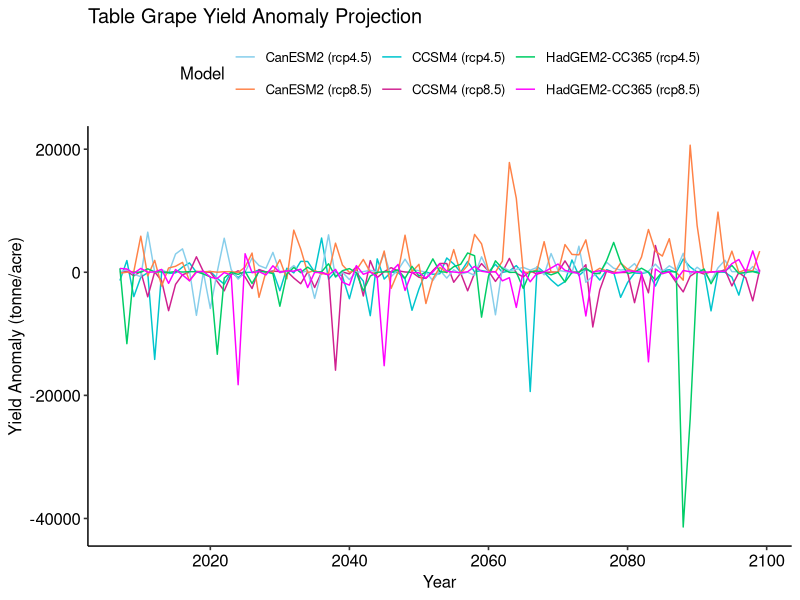
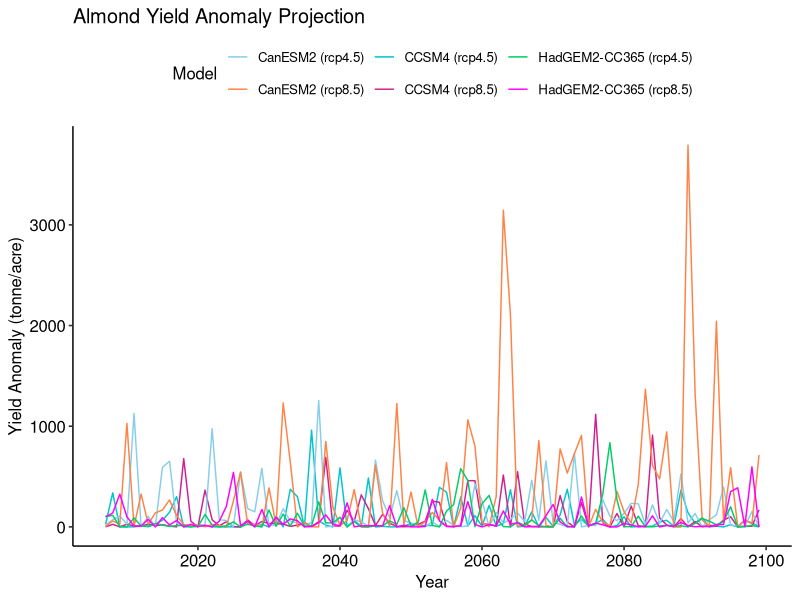
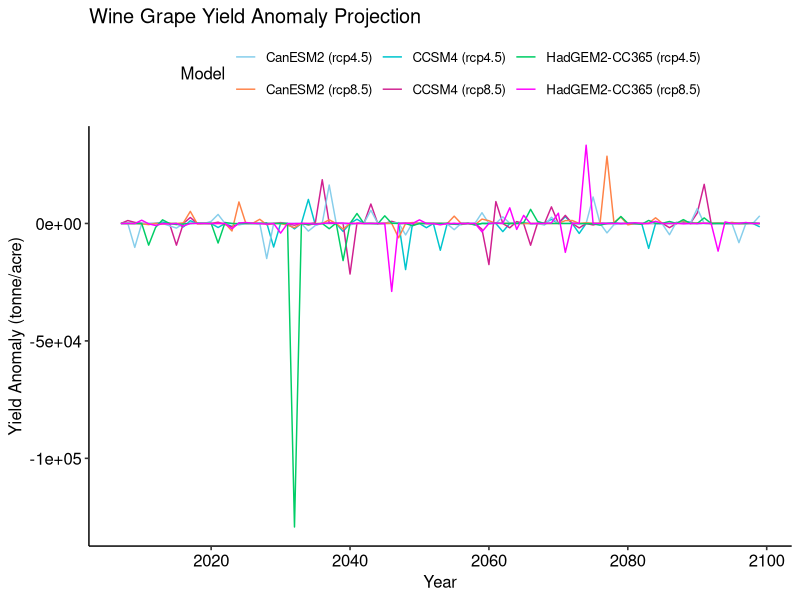
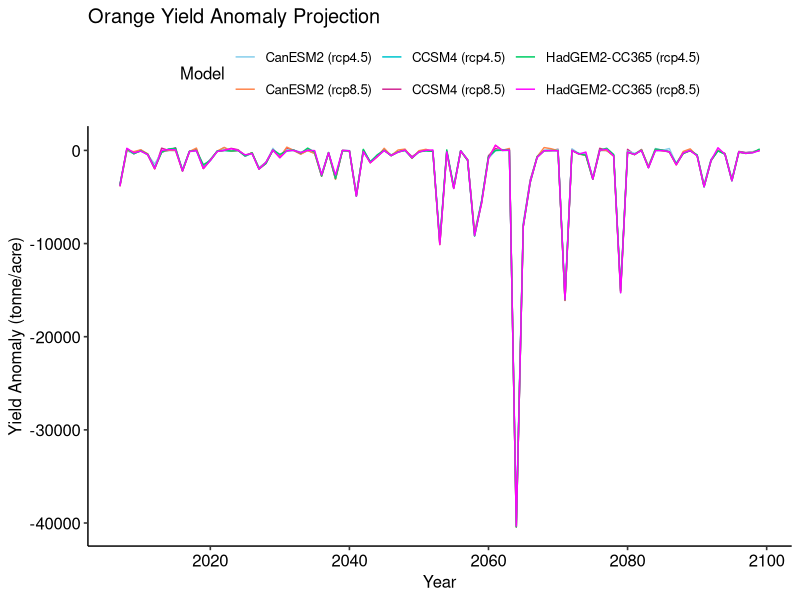
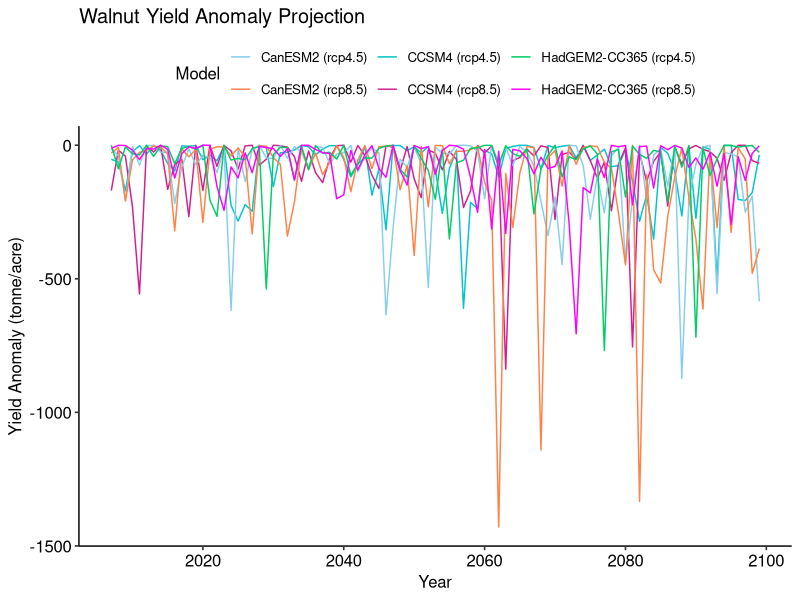
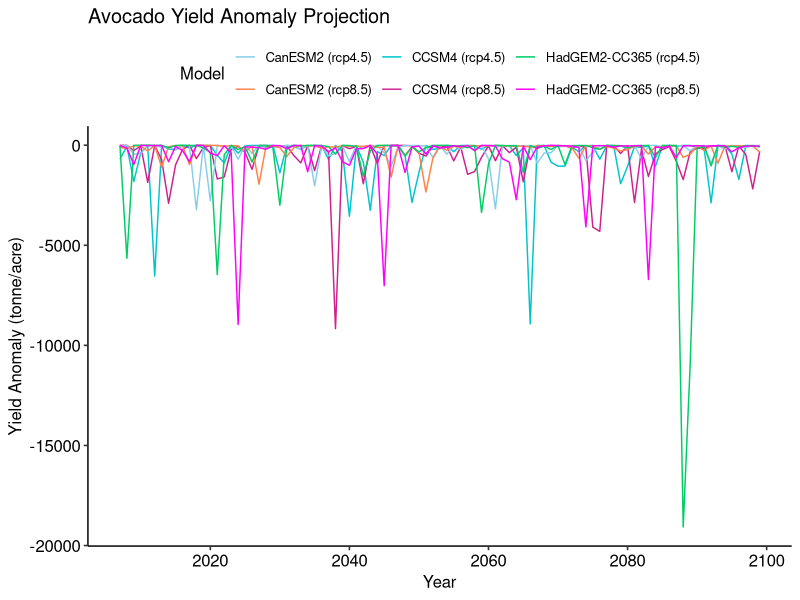
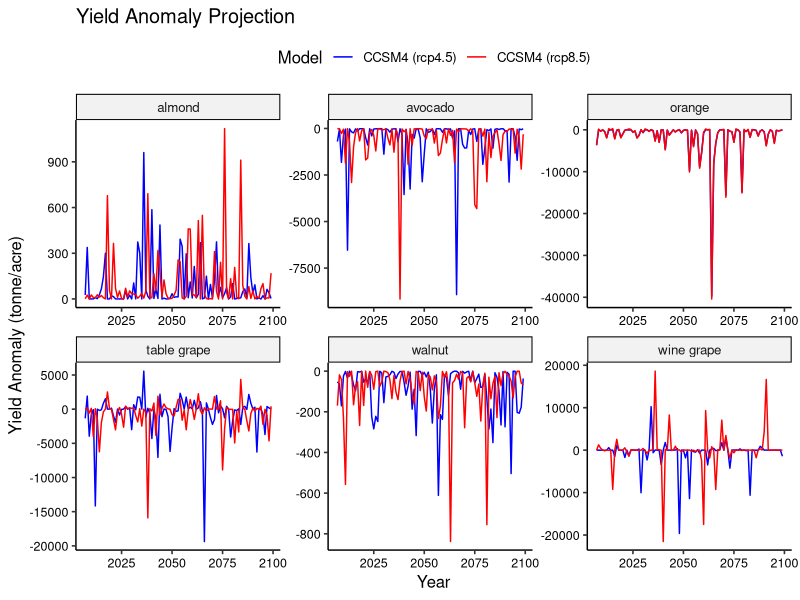

Write R code to recreate these figures, in order.
## ---- chunk 1
knitr::opts_chunk$set(echo = TRUE)

library(tidyverse)
library(lubridate)
library(ggpubr)

e_45 <- read_csv("CanESM2_45.csv")
e_85 <- read_csv("CanESM2_85.csv")
c_45 <- read_csv("CCSM4_45.csv")
c_85 <- read_csv("CCSM4_85.csv")
h_45 <- read_csv("HadGEM2-CC365_45.csv")
h_85 <- read_csv("HadGEM2-CC365_85.csv")

## ---- chunk 2

e_45 <- e_45 %>% 
  mutate(parsedate = mdy(date)) %>% 
  mutate(month = month(parsedate),
         year = year(parsedate))

e_85 <- e_85 %>% 
  mutate(parsedate = mdy(date)) %>% 
  mutate(month = month(parsedate),
         year = year(parsedate))

c_45 <- c_45 %>% 
  mutate(parsedate = mdy(Date)) %>% 
  mutate(month = month(parsedate),
         year = year(parsedate))

c_85 <- c_85 %>% 
  mutate(parsedate = mdy(Date)) %>% 
  mutate(month = month(parsedate),
         year = case_when(
           year(parsedate) <= 2000 ~ year(parsedate) + 100,
           year(parsedate) > 2000 ~ year(parsedate)
           ))

h_45 <- h_45 %>% 
  mutate(parsedate = mdy(date)) %>% 
  mutate(month = month(parsedate),
         year = year(parsedate))

h_85 <- h_85 %>% 
  mutate(parsedate = mdy(date)) %>% 
  mutate(month = month(parsedate),
         year = year(parsedate))

## ---- chunk 3

#Create a dataframe

crop <- data.frame("year" = 2007:2099)



## ---- chunk 4

#table grape

g_c_45 <- rep(0, 93)
g_c_85 <- rep(0, 93)
g_e_45 <- rep(0, 93)
g_e_85 <- rep(0, 93)
g_h_45 <- rep(0, 93)
g_h_85 <- rep(0, 93)

for (x in crop$year) {
  tn7_c_45 = as.numeric(c_45 %>% filter(year == (x), month == 7) %>% select(min_temp)) - 273.15
  tn7_c_85 = as.numeric(c_85 %>% filter(year == (x), month == 7) %>% select(min_temp)) - 273.15
  tn7_e_45 = as.numeric(e_45 %>% filter(year == (x), month == 7) %>% select(min_temp)) - 273.15
  tn7_e_85 = as.numeric(e_85 %>% filter(year == (x), month == 7) %>% select(min_temp)) - 273.15
  tn7_h_45 = as.numeric(h_45 %>% filter(year == (x), month == 7) %>% select(min_temp)) - 273.15
  tn7_h_85 = as.numeric(h_85 %>% filter(year == (x), month == 7) %>% select(min_temp)) - 273.15
  tn4_c_45 = as.numeric(c_45 %>% filter(year == (x), month == 4) %>% select(min_temp)) - 273.15
  tn4_c_85 = as.numeric(c_85 %>% filter(year == (x), month == 4) %>% select(min_temp)) - 273.15
  tn4_e_45 = as.numeric(e_45 %>% filter(year == (x), month == 4) %>% select(min_temp)) - 273.15
  tn4_e_85 = as.numeric(e_85 %>% filter(year == (x), month == 4) %>% select(min_temp)) - 273.15
  tn4_h_45 = as.numeric(h_45 %>% filter(year == (x), month == 4) %>% select(min_temp)) - 273.15
  tn4_h_85 = as.numeric(h_85 %>% filter(year == (x), month == 4) %>% select(min_temp)) - 273.15
  p10_c_45 = as.numeric(c_45 %>% filter(year == (x-1), month == 10) %>% select(precip))
  p10_c_85 = as.numeric(c_85 %>% filter(year == (x-1), month == 10) %>% select(precip))
  p10_e_45 = as.numeric(e_45 %>% filter(year == (x-1), month == 10) %>% select(precip))
  p10_e_85 = as.numeric(e_85 %>% filter(year == (x-1), month == 10) %>% select(precip))
  p10_h_45 = as.numeric(h_45 %>% filter(year == (x-1), month == 10) %>% select(precip))
  p10_h_85 = as.numeric(h_85 %>% filter(year == (x-1), month == 10) %>% select(precip))
  p1_c_45 = as.numeric(c_45 %>% filter(year == (x), month == 1) %>% select(precip))
  p1_c_85 = as.numeric(c_85 %>% filter(year == (x), month == 1) %>% select(precip))
  p1_e_45 = as.numeric(e_45 %>% filter(year == (x), month == 1) %>% select(precip))
  p1_e_85 = as.numeric(e_85 %>% filter(year == (x), month == 1) %>% select(precip))
  p1_h_45 = as.numeric(h_45 %>% filter(year == (x), month == 1) %>% select(precip))
  p1_h_85 = as.numeric(h_85 %>% filter(year == (x), month == 1) %>% select(precip))
  

  
  g_c_45[x-2006] = 6.93 * tn7_c_45 - 0.19 * tn7_c_45^2 + 2.61 * tn4_c_45 - 0.15 * tn4_c_45^2 + 0.035 * p1_c_45 + 0.024 * p1_c_45^2 + 1.71 * p10_c_45 - 0.673 * p10_c_45^2 - 73.89
  g_c_85[x-2006] = 6.93 * tn7_c_85 - 0.19 * tn7_c_85^2 + 2.61 * tn4_c_85 - 0.15 * tn4_c_85^2 + 0.035 * p1_c_85 + 0.024 * p1_c_85^2 + 1.71 * p10_c_85 - 0.673 * p10_c_85^2 - 73.89
  g_e_45[x-2006] = 6.93 * tn7_e_45 - 0.19 * tn7_e_45^2 + 2.61 * tn4_e_45 - 0.15 * tn4_e_45^2 + 0.035 * p1_e_45 + 0.024 * p1_e_45^2 + 1.71 * p10_e_45 - 0.673 * p10_e_45^2 - 73.89
  g_e_85[x-2006] = 6.93 * tn7_e_85 - 0.19 * tn7_e_85^2 + 2.61 * tn4_e_85 - 0.15 * tn4_e_85^2 + 0.035 * p1_e_85 + 0.024 * p1_e_85^2 + 1.71 * p10_e_85 - 0.673 * p10_e_85^2 - 73.89
  g_h_45[x-2006] = 6.93 * tn7_h_45 - 0.19 * tn7_h_45^2 + 2.61 * tn4_h_45 - 0.15 * tn4_h_45^2 + 0.035 * p1_h_45 + 0.024 * p1_h_45^2 + 1.71 * p10_h_45 - 0.673 * p10_h_45^2 - 73.89
  g_h_85[x-2006] = 6.93 * tn7_h_85 - 0.19 * tn7_h_85^2 + 2.61 * tn4_h_85 - 0.15 * tn4_h_85^2 + 0.035 * p1_h_85 + 0.024 * p1_h_85^2 + 1.71 * p10_h_85 - 0.673 * p10_h_85^2 - 73.89
  
}

## ---- chunk 5

table_grape <- data.frame("year" = crop$year, "c_45" = g_c_45, "c_85" = g_c_85, "e_45" = g_e_45, "e_85" = g_e_85, "h_45" = g_h_45, "h_85" = g_h_85)

table_grape_plot <- ggplot(table_grape) +
  geom_line(aes(x = year, y = c_45, color = "CCSM4 (rcp4.5)")) +
  geom_line(aes(x = year, y = c_85, color = "CCSM4 (rcp8.5)")) +
  geom_line(aes(x = year, y = e_45, color = "CanESM2 (rcp4.5)")) +
  geom_line(aes(x = year, y = e_85, color = "CanESM2 (rcp8.5)")) +
  geom_line(aes(x = year, y = h_45, color = "HadGEM2-CC365 (rcp4.5)")) +
  geom_line(aes(x = year, y = h_85, color = "HadGEM2-CC365 (rcp8.5)"))+
  scale_colour_manual("Model", values= c("skyblue", "sienna1", "turquoise3", "violetred", "springgreen3", "magenta")) +
  theme_pubr()+
  labs(x = "Year", y = "Yield Anomaly (tonne/acre)", title = "Table Grape Yield Anomaly Projection")+
  scale_x_continuous(breaks = seq(2000, 3000, by = 20))
  
table_grape_plot

## ---- chunk 6

#almond

a_c_45 <- rep(0, 93)
a_c_85 <- rep(0, 93)
a_e_45 <- rep(0, 93)
a_e_85 <- rep(0, 93)
a_h_45 <- rep(0, 93)
a_h_85 <- rep(0, 93)

for (x in crop$year) {

  tn2_c_45 = as.numeric(c_45 %>% filter(year == (x), month == 2) %>% select(min_temp)) - 273.15
  tn2_c_85 = as.numeric(c_85 %>% filter(year == (x), month == 2) %>% select(min_temp)) - 273.15
  tn2_e_45 = as.numeric(e_45 %>% filter(year == (x), month == 2) %>% select(min_temp)) - 273.15
  tn2_e_85 = as.numeric(e_85 %>% filter(year == (x), month == 2) %>% select(min_temp)) - 273.15
  tn2_h_45 = as.numeric(h_45 %>% filter(year == (x), month == 2) %>% select(min_temp)) - 273.15
  tn2_h_85 = as.numeric(h_85 %>% filter(year == (x), month == 2) %>% select(min_temp)) - 273.15

  p1_c_45 = as.numeric(c_45 %>% filter(year == (x), month == 1) %>% select(precip))
  p1_c_85 = as.numeric(c_85 %>% filter(year == (x), month == 1) %>% select(precip))
  p1_e_45 = as.numeric(e_45 %>% filter(year == (x), month == 1) %>% select(precip))
  p1_e_85 = as.numeric(e_85 %>% filter(year == (x), month == 1) %>% select(precip))
  p1_h_45 = as.numeric(h_45 %>% filter(year == (x), month == 1) %>% select(precip))
  p1_h_85 = as.numeric(h_85 %>% filter(year == (x), month == 1) %>% select(precip))
  

  
  a_c_45[x-2006] = -0.015 * tn2_c_45 - 0.0046 * tn2_c_45^2 - 0.07 * p1_c_45 + 0.0043 * p1_c_45^2 + 0.28
  a_c_85[x-2006] = -0.015 * tn2_c_85 - 0.0046 * tn2_c_85^2 - 0.07 * p1_c_85 + 0.0043 * p1_c_85^2 + 0.28
  a_e_45[x-2006] = -0.015 * tn2_e_45 - 0.0046 * tn2_e_45^2 - 0.07 * p1_e_45 + 0.0043 * p1_e_45^2 + 0.28
  a_e_85[x-2006] = -0.015 * tn2_e_85 - 0.0046 * tn2_e_85^2 - 0.07 * p1_e_85 + 0.0043 * p1_e_85^2 + 0.28
  a_h_45[x-2006] = -0.015 * tn2_h_45 - 0.0046 * tn2_h_45^2 - 0.07 * p1_h_45 + 0.0043 * p1_h_45^2 + 0.28
  a_h_85[x-2006] = -0.015 * tn2_h_85 - 0.0046 * tn2_h_85^2 - 0.07 * p1_h_85 + 0.0043 * p1_h_85^2 + 0.28
  
}

## ---- chunk 7

almond <- data.frame("year" = crop$year, "c_45" = a_c_45, "c_85" = a_c_85, "e_45" = a_e_45, "e_85" = a_e_85, "h_45" = a_h_45, "h_85" = a_h_85)

almond_plot <- ggplot(almond) +
  geom_line(aes(x = year, y = c_45, color = "CCSM4 (rcp4.5)")) +
  geom_line(aes(x = year, y = c_85, color = "CCSM4 (rcp8.5)")) +
  geom_line(aes(x = year, y = e_45, color = "CanESM2 (rcp4.5)")) +
  geom_line(aes(x = year, y = e_85, color = "CanESM2 (rcp8.5)")) +
  geom_line(aes(x = year, y = h_45, color = "HadGEM2-CC365 (rcp4.5)")) +
  geom_line(aes(x = year, y = h_85, color = "HadGEM2-CC365 (rcp8.5)"))+
  scale_colour_manual("Model", values= c("skyblue", "sienna1", "turquoise3", "violetred", "springgreen3", "magenta")) +
  theme_pubr()+
  labs(x = "Year", y = "Yield Anomaly (tonne/acre)", title = "Almond Yield Anomaly Projection")+
  scale_x_continuous(breaks = seq(2000, 3000, by = 20))
  
almond_plot

## ---- chunk 8

#wine grape

w_c_45 <- rep(0, 93)
w_c_85 <- rep(0, 93)
w_e_45 <- rep(0, 93)
w_e_85 <- rep(0, 93)
w_h_45 <- rep(0, 93)
w_h_85 <- rep(0, 93)

for (x in crop$year) {

  tn4_c_45 = as.numeric(c_45 %>% filter(year == (x), month == 4) %>% select(min_temp)) - 273.15
  tn4_c_85 = as.numeric(c_85 %>% filter(year == (x), month == 4) %>% select(min_temp)) - 273.15
  tn4_e_45 = as.numeric(e_45 %>% filter(year == (x), month == 4) %>% select(min_temp)) - 273.15
  tn4_e_85 = as.numeric(e_85 %>% filter(year == (x), month == 4) %>% select(min_temp)) - 273.15
  tn4_h_45 = as.numeric(h_45 %>% filter(year == (x), month == 4) %>% select(min_temp)) - 273.15
  tn4_h_85 = as.numeric(h_85 %>% filter(year == (x), month == 4) %>% select(min_temp)) - 273.15

  p6_c_45 = as.numeric(c_45 %>% filter(year == (x), month == 6) %>% select(precip))
  p6_c_85 = as.numeric(c_85 %>% filter(year == (x), month == 6) %>% select(precip))
  p6_e_45 = as.numeric(e_45 %>% filter(year == (x), month == 6) %>% select(precip))
  p6_e_85 = as.numeric(e_85 %>% filter(year == (x), month == 6) %>% select(precip))
  p6_h_45 = as.numeric(h_45 %>% filter(year == (x), month == 6) %>% select(precip))
  p6_h_85 = as.numeric(h_85 %>% filter(year == (x), month == 6) %>% select(precip))
  
  p9_c_45 = as.numeric(c_45 %>% filter(year == (x-1), month == 9) %>% select(precip))
  p9_c_85 = as.numeric(c_85 %>% filter(year == (x-1), month == 9) %>% select(precip))
  p9_e_45 = as.numeric(e_45 %>% filter(year == (x-1), month == 9) %>% select(precip))
  p9_e_85 = as.numeric(e_85 %>% filter(year == (x-1), month == 9) %>% select(precip))
  p9_h_45 = as.numeric(h_45 %>% filter(year == (x-1), month == 9) %>% select(precip))
  p9_h_85 = as.numeric(h_85 %>% filter(year == (x-1), month == 9) %>% select(precip))
  

  
  w_c_45[x-2006] = 2.65 * tn4_c_45 - 0.17 * tn4_c_45^2 + 4.78 * p6_c_45 - 4.93 * p6_c_45^2 - 2.24 * p9_c_45 + 1.54 * p9_c_45^2 - 10.5
  w_c_85[x-2006] = 2.65 * tn4_c_85 - 0.17 * tn4_c_85^2 + 4.78 * p6_c_85 - 4.93 * p6_c_85^2 - 2.24 * p9_c_85 + 1.54 * p9_c_85^2 - 10.5
  w_e_45[x-2006] = 2.65 * tn4_e_45 - 0.17 * tn4_e_45^2 + 4.78 * p6_e_45 - 4.93 * p6_e_45^2 - 2.24 * p9_e_45 + 1.54 * p9_e_45^2 - 10.5
  w_e_85[x-2006] = 2.65 * tn4_e_85 - 0.17 * tn4_e_85^2 + 4.78 * p6_e_85 - 4.93 * p6_e_85^2 - 2.24 * p9_e_85 + 1.54 * p9_e_85^2 - 10.5
  w_h_45[x-2006] = 2.65 * tn4_h_45 - 0.17 * tn4_h_45^2 + 4.78 * p6_h_45 - 4.93 * p6_h_45^2 - 2.24 * p9_h_45 + 1.54 * p9_h_45^2 - 10.5
  w_h_85[x-2006] = 2.65 * tn4_h_85 - 0.17 * tn4_h_85^2 + 4.78 * p6_h_85 - 4.93 * p6_h_85^2 - 2.24 * p9_h_85 + 1.54 * p9_h_85^2 - 10.5
  
}

## ---- chunk 9

wgrape <- data.frame("year" = crop$year, "c_45" = w_c_45, "c_85" = w_c_85, "e_45" = w_e_45, "e_85" = w_e_85, "h_45" = w_h_45, "h_85" = w_h_85)

wgrape_plot <- ggplot(wgrape) +
  geom_line(aes(x = year, y = c_45, color = "CCSM4 (rcp4.5)")) +
  geom_line(aes(x = year, y = c_85, color = "CCSM4 (rcp8.5)")) +
  geom_line(aes(x = year, y = e_45, color = "CanESM2 (rcp4.5)")) +
  geom_line(aes(x = year, y = e_85, color = "CanESM2 (rcp8.5)")) +
  geom_line(aes(x = year, y = h_45, color = "HadGEM2-CC365 (rcp4.5)")) +
  geom_line(aes(x = year, y = h_85, color = "HadGEM2-CC365 (rcp8.5)"))+
  scale_colour_manual("Model", values= c("skyblue", "sienna1", "turquoise3", "violetred", "springgreen3", "magenta")) +
  theme_pubr()+
  labs(x = "Year", y = "Yield Anomaly (tonne/acre)", title = "Wine Grape Yield Anomaly Projection")+
  scale_x_continuous(breaks = seq(2000, 3000, by = 20))
  
wgrape_plot

## ---- chunk 10

#orange

o_c_45 <- rep(0, 93)
o_c_85 <- rep(0, 93)
o_e_45 <- rep(0, 93)
o_e_85 <- rep(0, 93)
o_h_45 <- rep(0, 93)
o_h_85 <- rep(0, 93)

for (x in crop$year) {

  tn12_c_45 = as.numeric(c_45 %>% filter(year == (x-1), month == 12) %>% select(min_temp)) - 273.15
  tn12_c_85 = as.numeric(c_85 %>% filter(year == (x-1), month == 12) %>% select(min_temp)) - 273.15
  tn12_e_45 = as.numeric(e_45 %>% filter(year == (x-1), month == 12) %>% select(min_temp)) - 273.15
  tn12_e_85 = as.numeric(e_85 %>% filter(year == (x-1), month == 12) %>% select(min_temp)) - 273.15
  tn12_h_45 = as.numeric(h_45 %>% filter(year == (x-1), month == 12) %>% select(min_temp)) - 273.15
  tn12_h_85 = as.numeric(h_85 %>% filter(year == (x-1), month == 12) %>% select(min_temp)) - 273.15

  p5_c_45 = as.numeric(c_45 %>% filter(year == (x), month == 5) %>% select(precip))
  p5_c_85 = as.numeric(c_85 %>% filter(year == (x), month == 5) %>% select(precip))
  p5_e_45 = as.numeric(e_45 %>% filter(year == (x), month == 5) %>% select(precip))
  p5_e_85 = as.numeric(e_85 %>% filter(year == (x), month == 5) %>% select(precip))
  p5_h_45 = as.numeric(h_45 %>% filter(year == (x), month == 5) %>% select(precip))
  p5_h_85 = as.numeric(h_85 %>% filter(year == (x), month == 5) %>% select(precip))
  

  
  o_c_45[x-2006] = 1.08 * tn12_c_45 - 0.2 * tn12_c_45^2 + 4.99 * p5_c_45 - 1.97 * p5_c_45^2 - 2.47
  o_c_85[x-2006] = 1.08 * tn12_c_85 - 0.2 * tn12_c_85^2 + 4.99 * p5_c_85 - 1.97 * p5_c_45^2 - 2.47
  o_e_45[x-2006] = 1.08 * tn12_e_45 - 0.2 * tn12_e_45^2 + 4.99 * p5_e_45 - 1.97 * p5_c_45^2 - 2.47
  o_e_85[x-2006] = 1.08 * tn12_e_85 - 0.2 * tn12_e_85^2 + 4.99 * p5_e_85 - 1.97 * p5_c_45^2 - 2.47
  o_h_45[x-2006] = 1.08 * tn12_h_45 - 0.2 * tn12_h_45^2 + 4.99 * p5_h_45 - 1.97 * p5_c_45^2 - 2.47
  o_h_85[x-2006] = 1.08 * tn12_h_85 - 0.2 * tn12_h_85^2 + 4.99 * p5_h_85 - 1.97 * p5_c_45^2 - 2.47
  
}

## ---- chunk 11

orange <- data.frame("year" = crop$year, "c_45" = o_c_45, "c_85" = o_c_85, "e_45" = o_e_45, "e_85" = o_e_85, "h_45" = o_h_45, "h_85" = o_h_85)

orange_plot <- ggplot(orange) +
  geom_line(aes(x = year, y = c_45, color = "CCSM4 (rcp4.5)")) +
  geom_line(aes(x = year, y = c_85, color = "CCSM4 (rcp8.5)")) +
  geom_line(aes(x = year, y = e_45, color = "CanESM2 (rcp4.5)")) +
  geom_line(aes(x = year, y = e_85, color = "CanESM2 (rcp8.5)")) +
  geom_line(aes(x = year, y = h_45, color = "HadGEM2-CC365 (rcp4.5)")) +
  geom_line(aes(x = year, y = h_85, color = "HadGEM2-CC365 (rcp8.5)"))+
  scale_colour_manual("Model", values= c("skyblue", "sienna1", "turquoise3", "violetred", "springgreen3", "magenta")) +
  theme_pubr()+
  labs(x = "Year", y = "Yield Anomaly (tonne/acre)", title = "Orange Yield Anomaly Projection")+
  scale_x_continuous(breaks = seq(2000, 3000, by = 20))
  
orange_plot

## ---- chunk 12

#walnuts

l_c_45 <- rep(0, 93)
l_c_85 <- rep(0, 93)
l_e_45 <- rep(0, 93)
l_e_85 <- rep(0, 93)
l_h_45 <- rep(0, 93)
l_h_85 <- rep(0, 93)

for (x in crop$year) {

  tx11_c_45 = as.numeric(c_45 %>% filter(year == (x-1), month == 11) %>% select(max_temp)) - 273.15
  tx11_c_85 = as.numeric(c_85 %>% filter(year == (x-1), month == 11) %>% select(max_temp)) - 273.15
  tx11_e_45 = as.numeric(e_45 %>% filter(year == (x-1), month == 11) %>% select(max_temp)) - 273.15
  tx11_e_85 = as.numeric(e_85 %>% filter(year == (x-1), month == 11) %>% select(max_temp)) - 273.15
  tx11_h_45 = as.numeric(h_45 %>% filter(year == (x-1), month == 11) %>% select(max_temp)) - 273.15
  tx11_h_85 = as.numeric(h_85 %>% filter(year == (x-1), month == 11) %>% select(max_temp)) - 273.15

  p2_c_45 = as.numeric(c_45 %>% filter(year == (x), month == 2) %>% select(precip))
  p2_c_85 = as.numeric(c_85 %>% filter(year == (x), month == 2) %>% select(precip))
  p2_e_45 = as.numeric(e_45 %>% filter(year == (x), month == 2) %>% select(precip))
  p2_e_85 = as.numeric(e_85 %>% filter(year == (x), month == 2) %>% select(precip))
  p2_h_45 = as.numeric(h_45 %>% filter(year == (x), month == 2) %>% select(precip))
  p2_h_85 = as.numeric(h_85 %>% filter(year == (x), month == 2) %>% select(precip))
  

  
  l_c_45[x-2006] = 0.68 * tx11_c_45 - 0.02 * tx11_c_45^2 + 0.038 * p2_c_45 - 0.0051 * p2_c_45^2 - 5.83
  l_c_85[x-2006] = 0.68 * tx11_c_85 - 0.02 * tx11_c_85^2 + 0.038 * p2_c_85 - 0.0051 * p2_c_85^2 - 5.83
  l_e_45[x-2006] = 0.68 * tx11_e_45 - 0.02 * tx11_e_45^2 + 0.038 * p2_e_45 - 0.0051 * p2_e_45^2 - 5.83
  l_e_85[x-2006] = 0.68 * tx11_e_85 - 0.02 * tx11_e_85^2 + 0.038 * p2_e_85 - 0.0051 * p2_e_85^2 - 5.83
  l_h_45[x-2006] = 0.68 * tx11_h_45 - 0.02 * tx11_h_45^2 + 0.038 * p2_h_45 - 0.0051 * p2_h_45^2 - 5.83
  l_h_85[x-2006] = 0.68 * tx11_h_85 - 0.02 * tx11_h_85^2 + 0.038 * p2_h_85 - 0.0051 * p2_h_85^2 - 5.83
  
  
}

## ---- chunk 13

walnuts <- data.frame("year" = crop$year, "c_45" = l_c_45, "c_85" = l_c_85, "e_45" = l_e_45, "e_85" = l_e_85, "h_45" = l_h_45, "h_85" = l_h_85)

walnuts_plot <- ggplot(walnuts) +
  geom_line(aes(x = year, y = c_45, color = "CCSM4 (rcp4.5)")) +
  geom_line(aes(x = year, y = c_85, color = "CCSM4 (rcp8.5)")) +
  geom_line(aes(x = year, y = e_45, color = "CanESM2 (rcp4.5)")) +
  geom_line(aes(x = year, y = e_85, color = "CanESM2 (rcp8.5)")) +
  geom_line(aes(x = year, y = h_45, color = "HadGEM2-CC365 (rcp4.5)")) +
  geom_line(aes(x = year, y = h_85, color = "HadGEM2-CC365 (rcp8.5)"))+
  scale_colour_manual("Model", values= c("skyblue", "sienna1", "turquoise3", "violetred", "springgreen3", "magenta")) +
  theme_pubr()+
  labs(x = "Year", y = "Yield Anomaly (tonne/acre)", title = "Walnut Yield Anomaly Projection")+
  scale_x_continuous(breaks = seq(2000, 3000, by = 20))
  
walnuts_plot

## ---- chunk 14

#avocado

d_c_45 <- rep(0, 93)
d_c_85 <- rep(0, 93)
d_e_45 <- rep(0, 93)
d_e_85 <- rep(0, 93)
d_h_45 <- rep(0, 93)
d_h_85 <- rep(0, 93)

for (x in crop$year) {

  tx8_c_45 = as.numeric(c_45 %>% filter(year == (x-1), month == 8) %>% select(max_temp)) - 273.15
  tx8_c_85 = as.numeric(c_85 %>% filter(year == (x-1), month == 8) %>% select(max_temp)) - 273.15
  tx8_e_45 = as.numeric(e_45 %>% filter(year == (x-1), month == 8) %>% select(max_temp)) - 273.15
  tx8_e_85 = as.numeric(e_85 %>% filter(year == (x-1), month == 8) %>% select(max_temp)) - 273.15
  tx8_h_45 = as.numeric(h_45 %>% filter(year == (x-1), month == 8) %>% select(max_temp)) - 273.15
  tx8_h_85 = as.numeric(h_85 %>% filter(year == (x-1), month == 8) %>% select(max_temp)) - 273.15
  
  tn5_c_45 = as.numeric(c_45 %>% filter(year == (x), month == 5) %>% select(min_temp)) - 273.15
  tn5_c_85 = as.numeric(c_85 %>% filter(year == (x), month == 5) %>% select(min_temp)) - 273.15
  tn5_e_45 = as.numeric(e_45 %>% filter(year == (x), month == 5) %>% select(min_temp)) - 273.15
  tn5_e_85 = as.numeric(e_85 %>% filter(year == (x), month == 5) %>% select(min_temp)) - 273.15
  tn5_h_45 = as.numeric(h_45 %>% filter(year == (x), month == 5) %>% select(min_temp)) - 273.15
  tn5_h_85 = as.numeric(h_85 %>% filter(year == (x), month == 5) %>% select(min_temp)) - 273.15

  p10_c_45 = as.numeric(c_45 %>% filter(year == (x-1), month == 10) %>% select(precip))
  p10_c_85 = as.numeric(c_85 %>% filter(year == (x-1), month == 10) %>% select(precip))
  p10_e_45 = as.numeric(e_45 %>% filter(year == (x-1), month == 10) %>% select(precip))
  p10_e_85 = as.numeric(e_85 %>% filter(year == (x-1), month == 10) %>% select(precip))
  p10_h_45 = as.numeric(h_45 %>% filter(year == (x-1), month == 10) %>% select(precip))
  p10_h_85 = as.numeric(h_85 %>% filter(year == (x-1), month == 10) %>% select(precip))
  

  
  d_c_45[x-2006] = 17.71 * tx8_c_45 - 0.29 * tx8_c_45^2 + 3.25 * tn5_c_45 - 0.14 * tn5_c_45^2 + p10_c_45 - 0.31 * p10_c_45^2 - 288.09
  d_c_85[x-2006] = 17.71 * tx8_c_85 - 0.29 * tx8_c_85^2 + 3.25 * tn5_c_85 - 0.14 * tn5_c_85^2 + p10_c_85 - 0.31 * p10_c_85^2 - 288.09
  d_e_45[x-2006] = 17.71 * tx8_e_45 - 0.29 * tx8_e_45^2 + 3.25 * tn5_e_45 - 0.14 * tn5_e_45^2 + p10_e_45 - 0.31 * p10_e_45^2 - 288.09
  d_e_85[x-2006] = 17.71 * tx8_e_85 - 0.29 * tx8_e_85^2 + 3.25 * tn5_e_85 - 0.14 * tn5_e_85^2 + p10_e_85 - 0.31 * p10_e_85^2 - 288.09
  d_h_45[x-2006] = 17.71 * tx8_h_45 - 0.29 * tx8_h_45^2 + 3.25 * tn5_h_45 - 0.14 * tn5_h_45^2 + p10_h_45 - 0.31 * p10_h_45^2 - 288.09
  d_h_85[x-2006] = 17.71 * tx8_h_85 - 0.29 * tx8_h_85^2 + 3.25 * tn5_h_85 - 0.14 * tn5_h_85^2 + p10_h_85 - 0.31 * p10_h_85^2 - 288.09
  
  
  
}

## ---- chunk 15

avocado <- data.frame("year" = crop$year, "c_45" = d_c_45, "c_85" = d_c_85, "e_45" = d_e_45, "e_85" = d_e_85, "h_45" = d_h_45, "h_85" = d_h_85)

avocado_plot <- ggplot(avocado) +
  geom_line(aes(x = year, y = c_45, color = "CCSM4 (rcp4.5)")) +
  geom_line(aes(x = year, y = c_85, color = "CCSM4 (rcp8.5)")) +
  geom_line(aes(x = year, y = e_45, color = "CanESM2 (rcp4.5)")) +
  geom_line(aes(x = year, y = e_85, color = "CanESM2 (rcp8.5)")) +
  geom_line(aes(x = year, y = h_45, color = "HadGEM2-CC365 (rcp4.5)")) +
  geom_line(aes(x = year, y = h_85, color = "HadGEM2-CC365 (rcp8.5)"))+
  scale_colour_manual("Model", values= c("skyblue", "sienna1", "turquoise3", "violetred", "springgreen3", "magenta")) +
  theme_pubr()+
  labs(x = "Year", y = "Yield Anomaly (tonne/acre)", title = "Avocado Yield Anomaly Projection")+
  scale_x_continuous(breaks = seq(2000, 3000, by = 20))
  
avocado_plot

## ---- chunk 16

almond <- almond %>% 
  mutate(crop = "almond")

avocado <- avocado %>% 
  mutate(crop = "avocado")

orange <- orange %>% 
  mutate(crop = "orange")

walnuts <- walnuts %>% 
  mutate(crop = "walnut")

tgrape <- table_grape %>% 
  mutate(crop = "table grape")

wgrape <- wgrape %>% 
  mutate(crop = "wine grape")

## ---- chunk 17
grand_df <- rbind(almond, avocado, orange, walnuts, tgrape, wgrape)

grand_df <- grand_df %>% 
  group_by(crop)

memo_plot <- ggplot(grand_df) +
  geom_line(aes(x = year, y = c_45, color = "CCSM4 (rcp4.5)")) +
  geom_line(aes(x = year, y = c_85, color = "CCSM4 (rcp8.5)")) +
  facet_wrap(~crop, scale = "free")+
  theme_pubr()+
  labs(x = "Year", y = "Yield Anomaly (tonne/acre)", title = "Yield Anomaly Projection")+
  scale_colour_manual("Model", values= c("blue", "red"))+
  theme(axis.text.x=element_text(size=rel(0.75)), axis.text.y=element_text(size=rel(0.75)))

memo_plot
